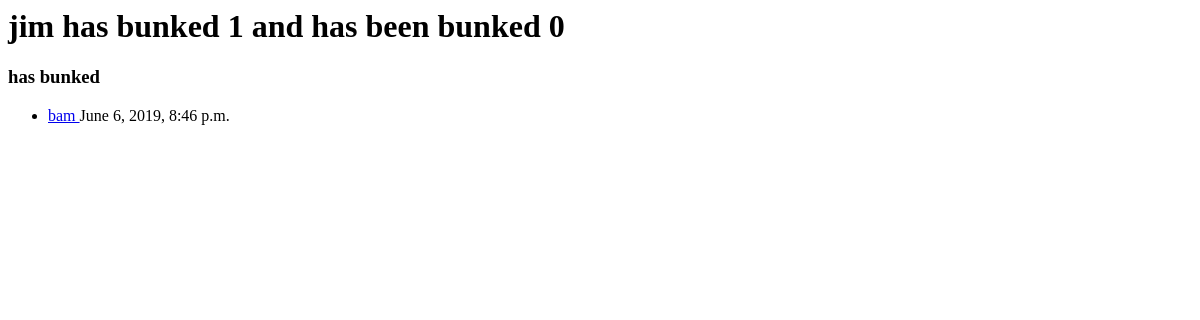
Page /bunk/user12/ on the earlier database version.
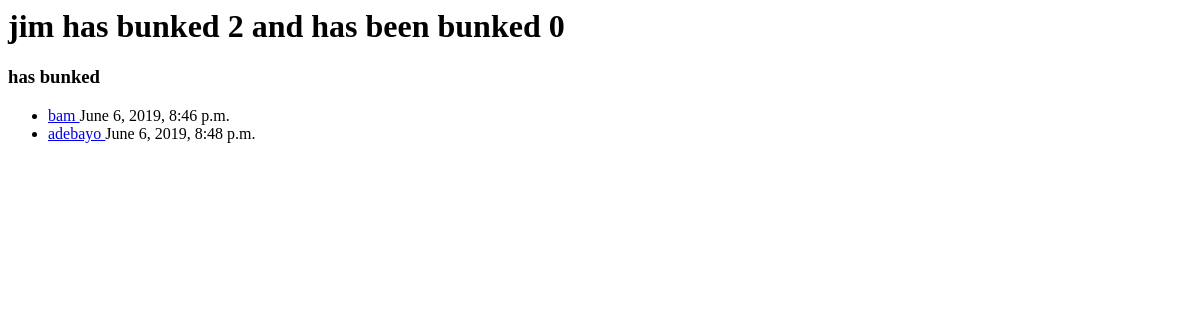
Same page on the later database version.
### bunk/models.py (models this page shows, shortened)
class Person(models.Model):
    name = models.CharField(max_length=200)
    def times_bunkee(self):
        return self.bunks_in.count()
    def times_bunker(self):
        return self.bunks_out.count()

class Bunk(models.Model):
    bunker = models.ForeignKey(Person, on_delete=models.CASCADE, related_name='bunks_out')
    bunkee = models.ForeignKey(Person, on_delete=models.CASCADE, related_name='bunks_in')
    time = models.DateTimeField(auto_now_add=True)

### bunk/views.py (the view)
# urls.py: url(r'^user(?P<user_id>[0-9]+)/$',views.specific_user, name='specific_user'),
def specific_user(request, user_id):
    user = get_object_or_404(Person, pk=user_id)
    return render(request,'bunk/specific_user.html', {
        'user':user
    })

### bunk/templates/bunk/specific_user.html (shortened to what this page needs)
<h1> {{user.name}} has bunked {{user.times_bunker}} and has been bunked {{user.times_bunkee}}</h1>
{% if user.bunks_out.all.count != 0 %}
    <h3> has bunked </h3>
    <ul>
        {% for choice in user.bunks_out.all %}
            <li>
                <a href="/bunk/user{{choice.bunkee.pk}}"> {{choice.bunkee.name}} </a> {{choice.time}}
            </li>
        {% endfor %}
    </ul>
{% endif %}

Differences in the rows shown:
computed for Person "jim": times_bunker "1" → "2"
added Bunk: bunkee.name "adebayo", time "June 6, 2019, 8:48 p.m."
